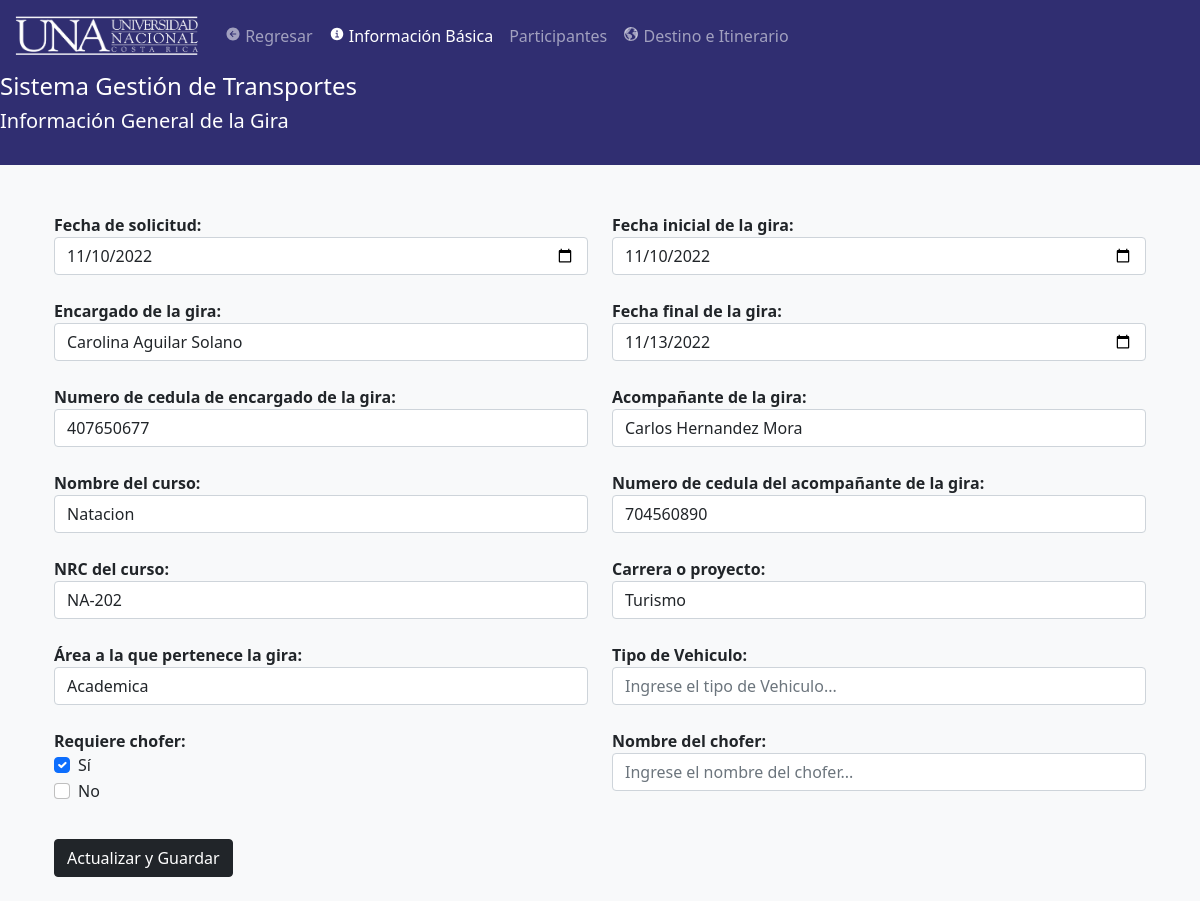
The page /View/VisualizarDatosGiraView.php?id=1 on the database its author committed.
### tables this page shows
CREATE TABLE `tbgira` (
  `tbgiraid` int(11) NOT NULL,
  `tbgiranombreencargado` text NOT NULL,
  `tbgiracedulaencargado` varchar(20) NOT NULL,
  `tbgirafechasolicitud` date NOT NULL,
  `tbgiranombreacompanante` text NOT NULL,
  `tbgiracedulaacompanante` varchar(20) NOT NULL,
  `tbgirafechagira` date NOT NULL,
  `tbgirafechafin` date NOT NULL,
  `tbgiracarrera` text NOT NULL,
  `tbgiracurso` text NOT NULL,
  `tbgiracursonrc` text NOT NULL,
  `tbgiratipogira` text NOT NULL,
  `tbgirarequierechofer` tinyint(2) NOT NULL,
  `tbgiraobjetivo` text NOT NULL,
  `tbgiraidchofer` int(11) NOT NULL,
  `tbgiraestado` text NOT NULL,
  `tbgiracolor` text NOT NULL,
  `tbgiraarea` text NOT NULL
);

### data/GirasData.php (called while the page is built, shortened)
<?php
include '../domain/Gira.php';
class GirasData extends Data {
    public function getGira($idGira) {
        $conn = mysqli_connect($this->server, $this->user, $this->password, $this->db);
        $conn->set_charset('utf8');
        $querySelect = "SELECT * FROM tbgira where tbgiraid = " . $idGira . ";";
        $result = mysqli_query($conn, $querySelect);
        while ($row = mysqli_fetch_array($result)) {
            $Gira = new Gira($row['tbgiraid'], $row['tbgiranombreencargado'],
            $row['tbgiracedulaencargado'], $row['tbgirafechasolicitud'], $row['tbgiranombreacompanante']
            , $row['tbgiracedulaacompanante'], $row['tbgirafechagira'], $row['tbgirafechafin'], $row['tbgiracarrera'], $row['tbgiracurso'], $row['tbgiracursonrc'], $row['tbgiratipogira']
            , $row['tbgirarequierechofer'], $row['tbgiraobjetivo'], $row['tbgiraidchofer'], $row['tbgiraestado'], $row['tbgiracolor'], $row['tbgiraarea']);
        }
        return $Gira;
    }
}

### business/GiraBusiness.php (called while the page is built, shortened)
<?php
include '../data/GirasData.php';
class GiraBusiness {
    private $GirasData;
    public function GiraBusiness() {
        $this->GirasData = new GirasData();
    }
    public function getGira($idGira) {
        return $this->GirasData->getGira($idGira);
    }
}

### domain/Gira.php (called while the page is built, shortened)
<?php
class Gira{
    private $giraNombreEncargado;
    private $giraCedulaEncargado;
    private $giraNombreAcompanante;
    private $giraCedulaAcompanante;
    private $giraFechaGira;
	private $giraFechaGiraFin;
    private $giraCarrera;
	private $giraCurso;
	private $giraCursoNRC;
    private $giraRequireChofer;
	private $giraArea;
    function Gira($giraId, $giraNombreEncargado, $giraCedulaEncargado, $giraFechaSolicitud, $giraNombreAcompanante, $giraCedulaAcompanante, $giraFechaGira, $giraFechaGiraFin, $giraCarrera, $giraCurso, $giraCursoNRC, $giraTipoGira, $giraRequireChofer, $giraObjetivo, $giraIdChofer, $giraEstado, $giraColor, $giraArea){
        $this->giraNombreEncargado = $giraNombreEncargado;
        $this->giraCedulaEncargado = $giraCedulaEncargado;
        $this->giraNombreAcompanante = $giraNombreAcompanante;
        $this->giraCedulaAcompanante = $giraCedulaAcompanante;
        $this->giraFechaGira = $giraFechaGira;
        $this->giraFechaGiraFin = $giraFechaGiraFin;
        $this->giraCarrera = $giraCarrera;
		$this->giraCurso = $giraCurso;
		$this->giraCursoNRC = $giraCursoNRC;
        $this->giraRequireChofer = $giraRequireChofer;
		$this->giraArea = $giraArea;
    }
	function getGiraNombreEncargado() {
		return $this->giraNombreEncargado;
	}
	function getGiraCedulaEncargado() {
		return $this->giraCedulaEncargado;
	}
	function getGiraNombreAcompanante() {
		return $this->giraNombreAcompanante;
	}
	function getGiraCedulaAcompanante() {
		return $this->giraCedulaAcompanante;
	}
	function getGiraFechaGira() {
		return $this->giraFechaGira;
	}
	function getGiraFechaFin() {
		return $this->giraFechaGiraFin;
	}
	function getGiraCarrera() {
		return $this->giraCarrera;
	}
	function getGiraCurso() {
		return $this->giraCurso;
	}
	function getGiraCursoNRC() {
		return $this->giraCursoNRC;
	}
	function getGiraRequireChofer() {
		return $this->giraRequireChofer;
	}
	function getGiraArea() {
		return $this->giraArea;
	}
}

### View/VisualizarDatosGiraView.php (the view, shortened to what this page needs)
<!DOCTYPE html>
<html lang="en">
<head>
    <link href="https://cdn.jsdelivr.net/npm/bootstrap@5.0.2/dist/css/bootstrap.min.css" rel="stylesheet">
    <link rel="stylesheet" href="myProjects/webProject/icofont/css/icofont.min.css">
    <?php
    include('../Business/GiraBusiness.php');
    ?>
</head>
<body class="bg-light">
    <nav class="navbar navbar-expand-lg fixed-top navbar navbar-dark" style="background-color: #302E71" aria-label="Navegación principal" _mstaria-label="441961">
        <div class="container-fluid">
            <a class="navbar-brand" href="./PaginaPrincipalAdministradorView.php">
                <img src="../Images/LOGO-UNAHorizontal-BLANCO .png" alt="logo" width="189px">
            </a>
            <div class="navbar-collapse offcanvas-collapse" id="navbar" style="font-size: 1rem">
                <ul class="navbar-nav me-auto mb-2 mb-lg-0">
                <li class="nav-item">
                        <a class="nav-link" href="./GestionGirasView.php" _msthash="1070225" _msttexthash="177827">
                        <ion-icon name="arrow-back-circle-sharp"></ion-icon> Regresar
                        </a>
                    </li>
                    <li class="nav-item">
                        <a class="nav-link active" href="./VisualizarDatosGiraView.php" _msthash="1070225" _msttexthash="177827">
                        <ion-icon name="information-circle-sharp"></ion-icon> Información Básica</a>
                    </li>
                    <li class="nav-item">
                        <a class="nav-link" href="./VisualizarParticipantesGiraView.php?id=<?php $id ?>"
                        <ion-icon name="people-sharp"></ion-icon> Participantes</a>
                    </li>
                    <li class="nav-item">
                        <a class="nav-link" aria-current="page" href="./VisualizarDestinoGiraView.php">
                        <ion-icon name="earth-sharp"></ion-icon> Destino e Itinerario</a>
                    </li>
                </ul>
            </div>
        </div>
    </nav>
</body>
<body class="">
    <div style="background-color: #302E71">
        <h4 style="color: white">Sistema Gestión de Transportes</h4>
        <h5 style="color: white">Información General de la Gira</h5>
        <br>
    </div>
    <div class="container px-4">
    <?php
    $id = "";
    if(isset($_GET['id'])){
    $id = $_GET['id'];
    }
    $GiraBusiness = new GiraBusiness();
    $Gira = $GiraBusiness->getGira($id);
    ?>
    <?php
        echo'<form>
            <div class="row">
                <div class="form-group col">
                    <label><b>Fecha de solicitud:</b></label>
                    <input type="date" class="form-control" placeholder="Ingrese la fecha de solicitud de la gira..." name="fechaSolicitud" value = "'. $Gira->getGiraFechaGira() .'" required=""> <br>
                    <label><b>Encargado de la gira:</b></label>
                    <input type="text" class="form-control" placeholder="Ingrese el Encargado de la gira..." value = "'. $Gira->getGiraNombreEncargado() .'" name="encargado" required=""> <br>
                    <label><b>Numero de cedula de encargado de la gira:</b></label>
                    <input type="text" class="form-control" placeholder="Ingrese el numero de cedula..."  value = "'. $Gira->getGiraCedulaEncargado() .'" name="cedula" required=""> <br>
                    <label><b>Nombre del curso:</b></label>
                    <input type="text" class="form-control" placeholder="Ingrese el nombre del curso..." value = "'. $Gira->getGiraCurso() .'" name="NCR" required=""> <br>
                    <label><b>NRC del curso:</b></label>
                    <input type="text" class="form-control" placeholder="Ingrese el NRC del curso..." value = "'. $Gira->getGiraCursoNRC() .'" name="NCR" required=""> <br>
                    <label><b>Área a la que pertenece la gira:</b></label>
                    <input type="text" class="form-control" placeholder="Ingrese el area de la gira..." value = "'. $Gira->getGiraArea() .'" name="area" required=""> <br>
                    <label><b>Requiere chofer:</b></label>
                    <div class="form-check">
                        ';if($Gira->getGiraRequireChofer()==1){echo'
                        <input class="form-check-input" type="checkbox" checked value="" id="flexCheckDefault">
                        ';}else{echo'
                        <input class="form-check-input" type="checkbox" value="" id="flexCheckDefault">
                        ';}echo'
                        <label class="form-check-label" for="flexCheckDefault">
                            Sí
                        </label>
                    </div>
                    <div class="form-check">
                        ';if($Gira->getGiraRequireChofer()==0){echo'
                        <input class="form-check-input" type="checkbox" checked value="" id="flexCheckChecked">
                        ';}else{echo'
                        <input class="form-check-input" type="checkbox"  value="" id="flexCheckChecked">
                        <label class="form-check-label" for="flexCheckDefault">
                        ';}echo'
                            No
                        </label>
                    </div>
                </div>
                <div class="form-group col">
                    <label><b>Fecha inicial de la gira:</b></label>
                    <input type="date" class="form-control" placeholder="Ingrese la fecha inicial de la gira..." value = "'. $Gira->getGiraFechaGira() .'" name="fechaInicial" required=""> <br>
                    <label><b>Fecha final de la gira:</b></label>
                    <input type="date" class="form-control" placeholder="Ingrese la fecha final de la gira..." value = "'. $Gira->getGiraFechaFin() .'" name="fechaFinal" required=""> <br>
                    <label><b>Acompañante de la gira:</b></label>
                    <input type="text" class="form-control" placeholder="Ingrese el acompañante de la gira..." value = "'. $Gira->getGiraNombreAcompanante() .'" name="acompanante" required=""> <br>
                    <label><b>Numero de cedula del acompañante de la gira:</b></label>
                    <input type="text" class="form-control" placeholder="Ingrese el numero de cedula..." value = "'. $Gira->getGiraCedulaAcompanante() .'" name="cedula" required=""> <br>
                    <label><b>Carrera o proyecto:</b></label>
                    <input type="text" class="form-control" placeholder="Ingrese la Carrera o proyecto..." value = "'. $Gira->getGiraCarrera() .'" name="carrera" required=""> <br>
                    <label><b>Tipo de Vehiculo:</b></label>
                    <input type="text" class="form-control" placeholder="Ingrese el tipo de Vehiculo..." name="tipo" required=""> <br>
                    <label><b>Nombre del chofer:</b></label>
                    <input type="text" class="form-control" placeholder="Ingrese el nombre del chofer..." name="chofer" required=""> <br>
                </div>
            </div>
        </form>'
        ?>
        <br>
        <input type="submit" class="btn btn-dark btn-block" value="Actualizar y Guardar" />
    </div>
    <br>
</body>
</html>

### rows shown on the page
tbgira: fechaSolicitud "11/10/2022", encargado "Carolina Aguilar Solano", cedula "407650677", NCR "Natacion", NCR "NA-202", area "Academica", fechaInicial "11/10/2022", fechaFinal "11/13/2022", acompanante "Carlos Hernandez Mora", cedula "704560890", carrera "Turismo"
